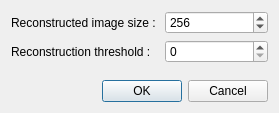
<?xml version="1.0" encoding="UTF-8"?>
<ui version="4.0">
 <class>InverseHoughDialog</class>
 <widget class="QDialog" name="InverseHoughDialog">
  <property name="geometry">
   <rect>
    <x>0</x>
    <y>0</y>
    <width>279</width>
    <height>113</height>
   </rect>
  </property>
  <property name="windowTitle">
   <string>Inverse hough transform</string>
  </property>
  <layout class="QVBoxLayout" name="verticalLayout">
   <item>
    <layout class="QFormLayout" name="formLayout">
     <item row="0" column="0">
      <widget class="QLabel" name="label">
       <property name="text">
        <string>Reconstructed image size : </string>
       </property>
      </widget>
     </item>
     <item row="0" column="1">
      <widget class="QSpinBox" name="sizeBox">
       <property name="minimum">
        <number>1</number>
       </property>
       <property name="maximum">
        <number>65536</number>
       </property>
       <property name="singleStep">
        <number>128</number>
       </property>
       <property name="value">
        <number>256</number>
       </property>
      </widget>
     </item>
     <item row="1" column="0">
      <widget class="QLabel" name="label_2">
       <property name="text">
        <string>Reconstruction threshold : </string>
       </property>
      </widget>
     </item>
     <item row="1" column="1">
      <widget class="QSpinBox" name="thresholdBox">
       <property name="maximum">
        <number>65536</number>
       </property>
      </widget>
     </item>
    </layout>
   </item>
   <item>
    <widget class="QDialogButtonBox" name="buttonBox">
     <property name="orientation">
      <enum>Qt::Horizontal</enum>
     </property>
     <property name="standardButtons">
      <set>QDialogButtonBox::Cancel|QDialogButtonBox::Ok</set>
     </property>
    </widget>
   </item>
  </layout>
 </widget>
 <resources/>
 <connections>
  <connection>
   <sender>buttonBox</sender>
   <signal>accepted()</signal>
   <receiver>InverseHoughDialog</receiver>
   <slot>accept()</slot>
   <hints>
    <hint type="sourcelabel">
     <x>248</x>
     <y>254</y>
    </hint>
    <hint type="destinationlabel">
     <x>157</x>
     <y>274</y>
    </hint>
   </hints>
  </connection>
  <connection>
   <sender>buttonBox</sender>
   <signal>rejected()</signal>
   <receiver>InverseHoughDialog</receiver>
   <slot>reject()</slot>
   <hints>
    <hint type="sourcelabel">
     <x>316</x>
     <y>260</y>
    </hint>
    <hint type="destinationlabel">
     <x>286</x>
     <y>274</y>
    </hint>
   </hints>
  </connection>
 </connections>
</ui>
